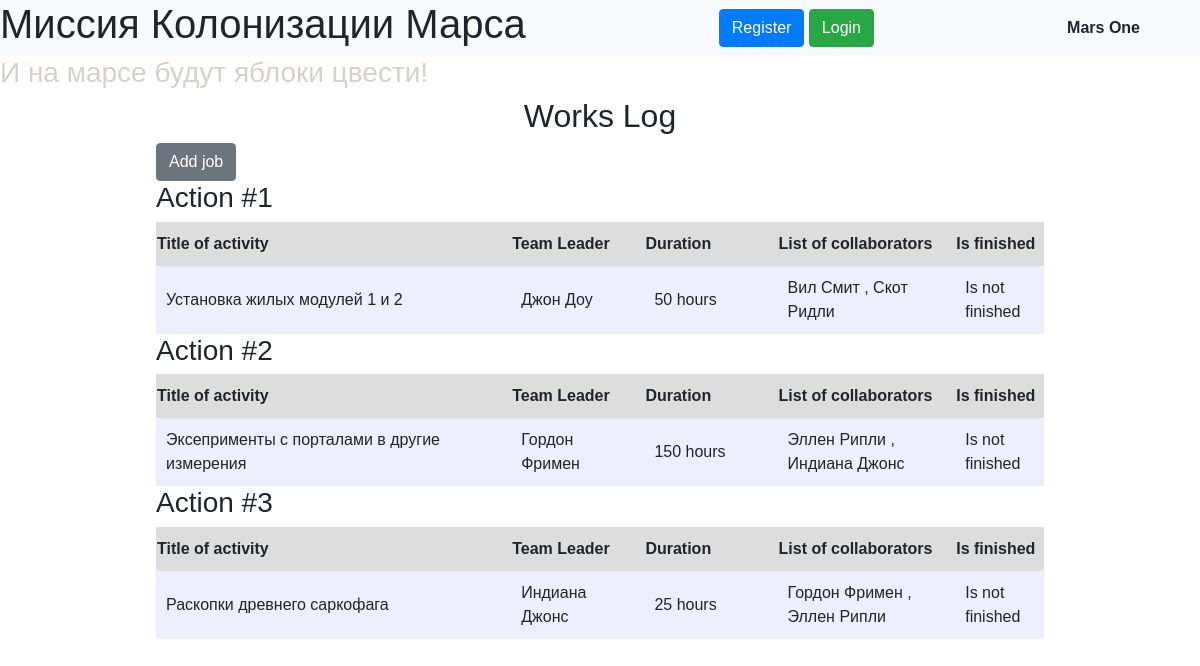
/index, run on the app's committed database.
### data/jobs.py (models this page shows)
class Jobs (SqlAlchemyBase):
    __tablename__ = 'jobs'
    id = sqlalchemy.Column(sqlalchemy.Integer, primary_key=True, autoincrement=True)
    team_leader_id = sqlalchemy.Column(sqlalchemy.Integer, sqlalchemy.ForeignKey("users.id"))
    job = sqlalchemy.Column(sqlalchemy.String, nullable=True)
    work_size = sqlalchemy.Column(sqlalchemy.Integer, nullable=True)
    start_date = sqlalchemy.Column(sqlalchemy.DateTime, nullable=True)
    end_date = sqlalchemy.Column(sqlalchemy.DateTime, nullable=True)
    is_finished = sqlalchemy.Column(sqlalchemy.Boolean, nullable=True)
    team_leader = orm.relationship(User, foreign_keys=[team_leader_id])
    collaborators = orm.relationship(User, secondary='jobs_to_collaborators', backref="users")

### data/users.py (models this page shows, shortened)
class User(SqlAlchemyBase, UserMixin):
    __tablename__ = 'users'
    id = sqlalchemy.Column(sqlalchemy.Integer, primary_key=True, autoincrement=True)
    surname = sqlalchemy.Column(sqlalchemy.String, nullable=True)
    name = sqlalchemy.Column(sqlalchemy.String, nullable=True)
    age = sqlalchemy.Column(sqlalchemy.Integer, nullable=True)
    position = sqlalchemy.Column(sqlalchemy.String, nullable=True)
    speciality = sqlalchemy.Column(sqlalchemy.String, nullable=True)
    address = sqlalchemy.Column(sqlalchemy.String, nullable=True)
    email = sqlalchemy.Column(sqlalchemy.String, nullable=True, unique=True)
    hashed_password = sqlalchemy.Column(sqlalchemy.String, nullable=True)
    modified_date = sqlalchemy.Column(sqlalchemy.DateTime, default=datetime.datetime.now(), nullable=True)

### main.py (the view)
@app.route('/')
@app.route('/index')
def working_journal():
    session = db_session.create_session()
    data = session.query(Jobs).all()
    return render_template('working_journal.html', title='Work log',
                           current_user=flask_login.current_user, data=data)

### data/db_session.py (called while the page is built)
def create_session() -> Session:
    global __factory
    return __factory()

### templates/working_journal.html (shortened to what this page needs)
{% extends "base.html" %}
{% block css_link %}
    <link rel='stylesheet' href="{{url_for('static', filename='css/working_journal.css')}}">
{% endblock %}
{% block content %}
    <div id='title'>
		<h2>Works Log</h2>
	</div>
	<div id='log_container'>
		<div><a class='btn btn-secondary' href="/addjob">Add job</a></div>
        {% for action in data %}
		    <div>
			    <div><h3>Action #{{loop.index}}</h3></div>
			    <table>
				    <tr class='header_row'>
					    <th class='column_40'>Title of activity</th>
					    <th class='column_15'>Team Leader</th>
					    <th class='column_15'>Duration</th>
					    <th>List of collaborators</th>
					    <th class='column_10'>Is finished</th>
				    </tr>
				    <tr>
					    <td>{{action.job}}</td>
					    <td>{{action.team_leader.name}} {{action.team_leader.surname}}</td>
					    <td>{{action.work_size}} hours</td>
					    <td>
							{% for user in action.collaborators %}
								{{user.name}} {{user.surname}} {% if not loop.last %}, {% endif %}
							{% endfor %}
						</td>
					    <td>{% if action.is_finished %}Is finished{% else %} Is not finished {% endif %}</td>
				    </tr>
			    </table>
		    </div>
        {% endfor %}
	</div>
{% endblock %}

### templates/base.html (shortened to what this page needs)
<!DOCTYPE html>
<html lang="en">
<head>
    <link rel='stylesheet' href="{{url_for('static', filename='css/base.css')}}">
	<link rel="stylesheet" href="https://stackpath.bootstrapcdn.com/bootstrap/4.4.1/css/bootstrap.min.css">
    {% block css_link %}{% endblock %}
</head>
<body>
<div id='header'>
	<div class='flexbox' id='top'>
		<div><h1>Миссия Колонизации Марса</h1></div>
		<div class="center_text">
			<div>
				{% if current_user.is_authenticated %}
    				<a class="navbar-brand" href="/logout">{{ current_user.name }} {{ current_user.surname }}</a>
				{% else %}
					<a class="btn btn-primary " href="/register">Register</a>
        			<a class="btn btn-success" href="/login">Login</a>
				{% endif %}
			</div>
		</div>
		<div class='center_text' id='mission_logo'><span>Mars One</span></div>
	</div>
	<div id='motivation'>
		<h3>И на марсе будут яблоки цвести!</h3>
	</div>
</div>
<main role="main" class="container">
    {% block content %}{% endblock %}
</main>
</body>
</html>

### static/css/base.css (style rules this page uses)
.flexbox { display: flex; }
#header { width: 100vw; }
#top { background-color: #f8f9fa; justify-content: space-between; align-content: center; flex-direction: row; }
#mission_logo { font-weight: bold; margin-right: 5%; }
#motivation { font-weight: bold; color: #d5d1cf; }
.center_text { display: flex; justify-content: center; align-content: center; flex-direction: column; }
.center_text > span { display: block; }
* { font-family: Arial; }

### static/css/working_journal.css (style rules this page uses)
main { width: 100vw; }
#title { text-align: center; }
.header_row { background-color: #dddddd; }
.column_40 { width: 40%; }
.column_15 { width: 15%; }
.column_10 { width: 10% }
table { border-spacing: 0px; width:100%; }
td { background-color: #eeeeff; padding: 10px; }
h3 { margin-bottom: 7px; }
th { text-align: left; padding-top: 10px; padding-bottom: 10px; }
#log_container { padding-left: 10%; padding-right: 10%; }

### data on the page
Jobs: job "Установка жилых модулей 1 и 2", team_leader.name "Джон", team_leader.surname "Доу", work_size "50", is_finished "Is not finished"
User: name "Вил", surname "Cмит"
User: name "Скот", surname "Ридли"
Jobs: job "Эксеприменты с порталами в другие измерения", team_leader.name "Гордон", team_leader.surname "Фримен", work_size "150", is_finished "Is not finished"
User: name "Эллен", surname "Рипли"
User: name "Индиана", surname "Джонс"
Jobs: job "Раскопки древнего саркофага", team_leader.name "Индиана", team_leader.surname "Джонс", work_size "25", is_finished "Is not finished"
User: name "Гордон", surname "Фримен"
